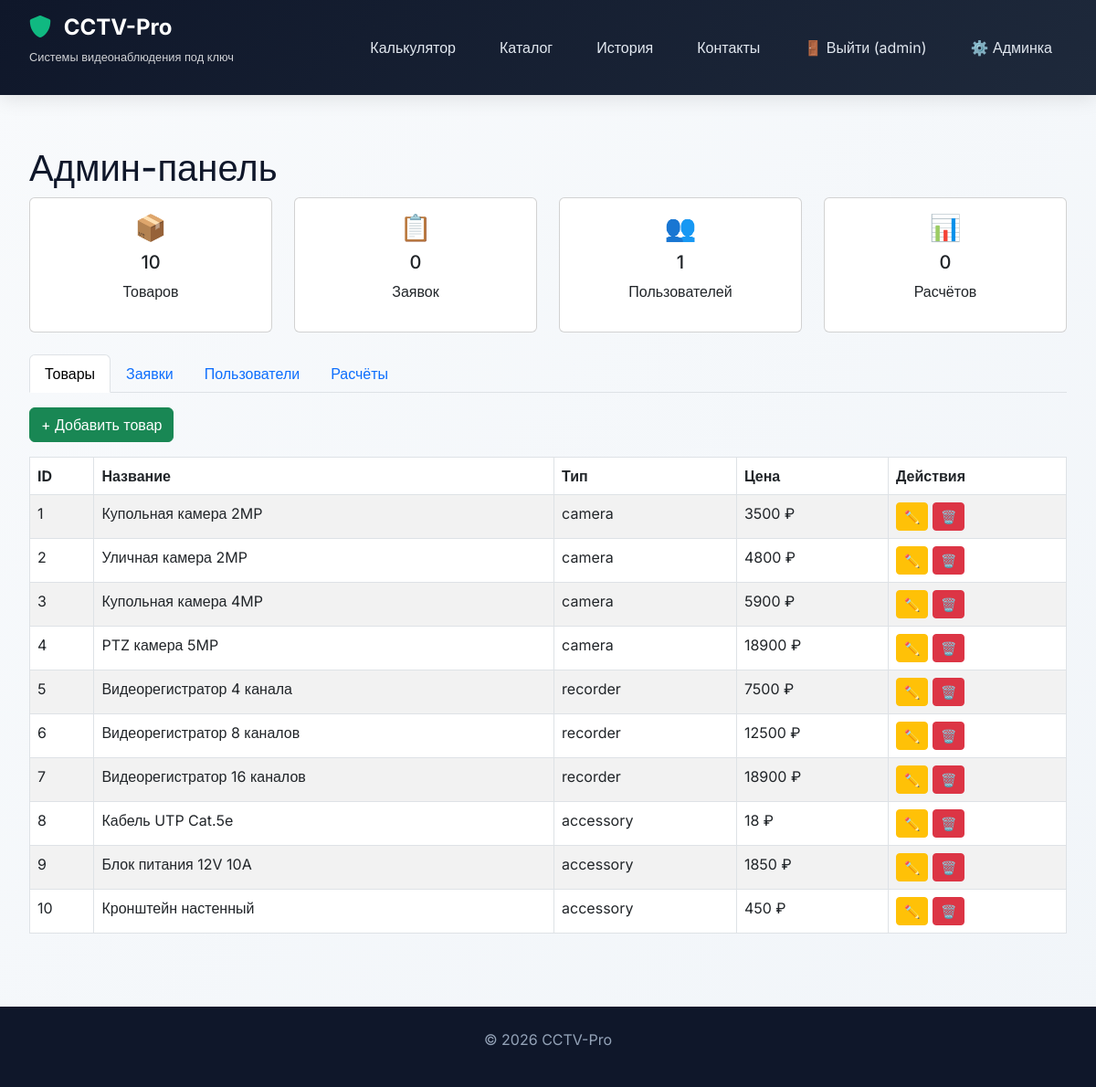
The app's page /admin/dashboard (signed in) with its own data.
### app.py (models this page shows, shortened)
class User(db.Model):
    id = db.Column(db.Integer, primary_key=True)
    username = db.Column(db.String(80), unique=True, nullable=False)
    email = db.Column(db.String(120), unique=True, nullable=False)  # Добавлено поле email
    password_hash = db.Column(db.String(200), nullable=False)
    is_admin = db.Column(db.Boolean, default=False)
    is_active = db.Column(db.Boolean, default=True)  # На будущее для блокировки
    created_at = db.Column(db.DateTime, default=datetime.utcnow)

class Equipment(db.Model):
    id = db.Column(db.Integer, primary_key=True)
    name = db.Column(db.String(100))
    type = db.Column(db.String(50))  # camera, recorder, accessory
    price = db.Column(db.Float)
    specs = db.Column(db.String(200))
    icon = db.Column(db.String(50))
    image = db.Column(db.String(100), default='default.jpg')

### app.py (the view)
@app.route('/admin/dashboard')
def admin_dashboard():
    if not admin_required():
        return redirect(url_for('admin_login'))
    products = Equipment.query.all()
    requests = ServiceRequest.query.order_by(ServiceRequest.created_at.desc()).all()
    users = User.query.all()
    stats = {'products': len(products), 'requests': len(requests), 'users': len(users)}
    return render_template('admin/dashboard.html', products=products, requests=requests, users=users, stats=stats)

### app.py (called while the page is built)
@app.context_processor
def utility_processor():
    user = None
    user_is_admin = False
    if 'user_id' in session:
        user = User.query.get(session['user_id'])
        if user:
            user_is_admin = user.is_admin
    return dict(current_user=user, user_is_admin=user_is_admin)

def admin_required():
    if 'user_id' not in session:
        return False
    user = User.query.get(session['user_id'])
    return user and user.is_admin

### templates/admin/dashboard.html (shortened to what this page needs)
{% extends "base.html" %}
{% block content %}
<div class="container mt-4">
    <h1>Админ-панель</h1>
    <div class="row mb-4">
        <div class="col-md-3">
            <div class="card text-center p-3">
                <h3>📦</h3>
                <h5>{{ stats.products }}</h5>
                <p>Товаров</p>
            </div>
        </div>
        <div class="col-md-3">
            <div class="card text-center p-3">
                <h3>📋</h3>
                <h5>{{ stats.requests }}</h5>
                <p>Заявок</p>
            </div>
        </div>
        <div class="col-md-3">
            <div class="card text-center p-3">
                <h3>👥</h3>
                <h5>{{ stats.users }}</h5>
                <p>Пользователей</p>
            </div>
        </div>
        <div class="col-md-3">
            <div class="card text-center p-3">
                <h3>📊</h3>
                <h5>{{ stats.calculations if stats.calculations is defined else calculations|length }}</h5>
                <p>Расчётов</p>
            </div>
        </div>
    </div>
    <ul class="nav nav-tabs" id="adminTab" role="tablist">
        <li class="nav-item">
            <button class="nav-link active" data-bs-toggle="tab" data-bs-target="#products">Товары</button>
        </li>
        <li class="nav-item">
            <button class="nav-link" data-bs-toggle="tab" data-bs-target="#requests">Заявки</button>
        </li>
        <li class="nav-item">
            <button class="nav-link" data-bs-toggle="tab" data-bs-target="#users">Пользователи</button>
        </li>
        <li class="nav-item">
            <button class="nav-link" data-bs-toggle="tab" data-bs-target="#calculations">Расчёты</button>
        </li>
    </ul>
    <div class="tab-content mt-3">
        <div class="tab-pane fade show active" id="products">
            <a href="{{ url_for('add_product') }}" class="btn btn-success mb-3">+ Добавить товар</a>
            <table class="table table-bordered table-striped">
                <thead>
                    <tr><th>ID</th><th>Название</th><th>Тип</th><th>Цена</th><th>Действия</th></tr>
                </thead>
                <tbody>
                    {% for p in products %}
                    <tr>
                        <td>{{ p.id }}</td>
                        <td>{{ p.name }}</td>
                        <td>{{ p.type }}</td>
                        <td>{{ p.price|int }} ₽</td>
                        <td>
                            <a href="{{ url_for('edit_product', id=p.id) }}" class="btn btn-sm btn-warning">✏️</a>
                            <a href="{{ url_for('delete_product', id=p.id) }}" class="btn btn-sm btn-danger" onclick="return confirm('Удалить товар?')">🗑️</a>
                        </td>
                    </tr>
                    {% endfor %}
                </tbody>
            </table>
        </div>
    </div>
</div>
{% endblock %}

### templates/base.html (shortened to what this page needs)
<!DOCTYPE html>
<html lang="ru">
<head>
    <link rel="stylesheet" href="https://cdnjs.cloudflare.com/ajax/libs/font-awesome/6.0.0-beta3/css/all.min.css">
    <link href="https://cdn.jsdelivr.net/npm/bootstrap@5.3.0-alpha1/dist/css/bootstrap.min.css" rel="stylesheet">
    <link rel="stylesheet" href="{{ url_for('static', filename='css/style.css') }}">
</head>
<body>
    <header class="header">
        <div class="container">
            <div class="header-content">
                <div class="logo">
                    <h1><i class="fas fa-shield-alt"></i> CCTV-Pro</h1>
                    <p>Системы видеонаблюдения под ключ</p>
                </div>
<nav>
    <a href="{{ url_for('index') }}" {% if request.endpoint == 'index' %}class="active"{% endif %}>Калькулятор</a>
    <a href="{{ url_for('catalog') }}" {% if request.endpoint == 'catalog' %}class="active"{% endif %}>Каталог</a>
    <a href="{{ url_for('history') }}" {% if request.endpoint == 'history' %}class="active"{% endif %}>История</a>
    <a href="{{ url_for('contacts') }}" {% if request.endpoint == 'contacts' %}class="active"{% endif %}>Контакты</a>
    {% if current_user %}
        <a href="{{ url_for('logout') }}">🚪 Выйти ({{ current_user.username }})</a>
        {% if current_user.is_admin %}
            <a href="{{ url_for('admin_dashboard') }}">⚙️ Админка</a>
        {% endif %}
    {% else %}
        <a href="{{ url_for('login') }}">🔐 Войти</a>
        <a href="{{ url_for('register') }}">📝 Регистрация</a>
    {% endif %}
</nav>
            </div>
        </div>
    </header>
    <main>
        {% block content %}{% endblock %}
    </main>
    <footer class="footer">
        <div class="container">
            <p>© 2026 CCTV-Pro</p>
        </div>
    </footer>
</body>
</html>

### static/css/style.css (style rules this page uses)
* { margin: 0; padding: 0; box-sizing: border-box; }
body { font-family: 'Inter', sans-serif; background: linear-gradient(135deg, #f8fafc 0%, #f1f5f9 100%); color: #0f172a; line-height: 1.5; min-height: 100vh; display: flex; flex-direction: column; }
.container { max-width: 1300px; margin: 0 auto; padding: 0 2rem; width: 100%; }
.header { background: linear-gradient(135deg, #0f172a 0%, #1e293b 100%); color: white; padding: 1rem 0; box-shadow: 0 4px 20px rgba(0,0,0,0.1); position: sticky; top: 0; z-index: 100; }
.header-content { display: flex; justify-content: space-between; align-items: center; flex-wrap: wrap; gap: 1rem; }
.logo h1 { font-size: 1.5rem; font-weight: 700; }
.logo h1 i { color: #10b981; margin-right: 8px; }
.logo p { font-size: 0.8rem; opacity: 0.8; }
nav { display: flex; gap: 1rem; }
nav a { color: #e2e8f0; text-decoration: none; padding: 0.5rem 1rem; border-radius: 8px; transition: all 0.3s; }
main { flex: 1; padding: 2rem 0; }
.footer { background: #0f172a; color: #94a3b8; text-align: center; padding: 1.5rem 0; margin-top: 2rem; }

### records on screen
User: username "admin"
Equipment: id "1", name "Купольная камера 2MP", type "camera", price "3500"
Equipment: id "2", name "Уличная камера 2MP", type "camera", price "4800"
Equipment: id "3", name "Купольная камера 4MP", type "camera", price "5900"
Equipment: id "4", name "PTZ камера 5MP", type "camera", price "18900"
Equipment: id "5", name "Видеорегистратор 4 канала", type "recorder", price "7500"
Equipment: id "6", name "Видеорегистратор 8 каналов", type "recorder", price "12500"
Equipment: id "7", name "Видеорегистратор 16 каналов", type "recorder", price "18900"
Equipment: id "8", name "Кабель UTP Cat.5e", type "accessory", price "18"
Equipment: id "9", name "Блок питания 12V 10A", type "accessory", price "1850"
Equipment: id "10", name "Кронштейн настенный", type "accessory", price "450"

### other values on screen
{{ stats.products }} "10"
{{ stats.requests }} "0"
{{ stats.users }} "1"
